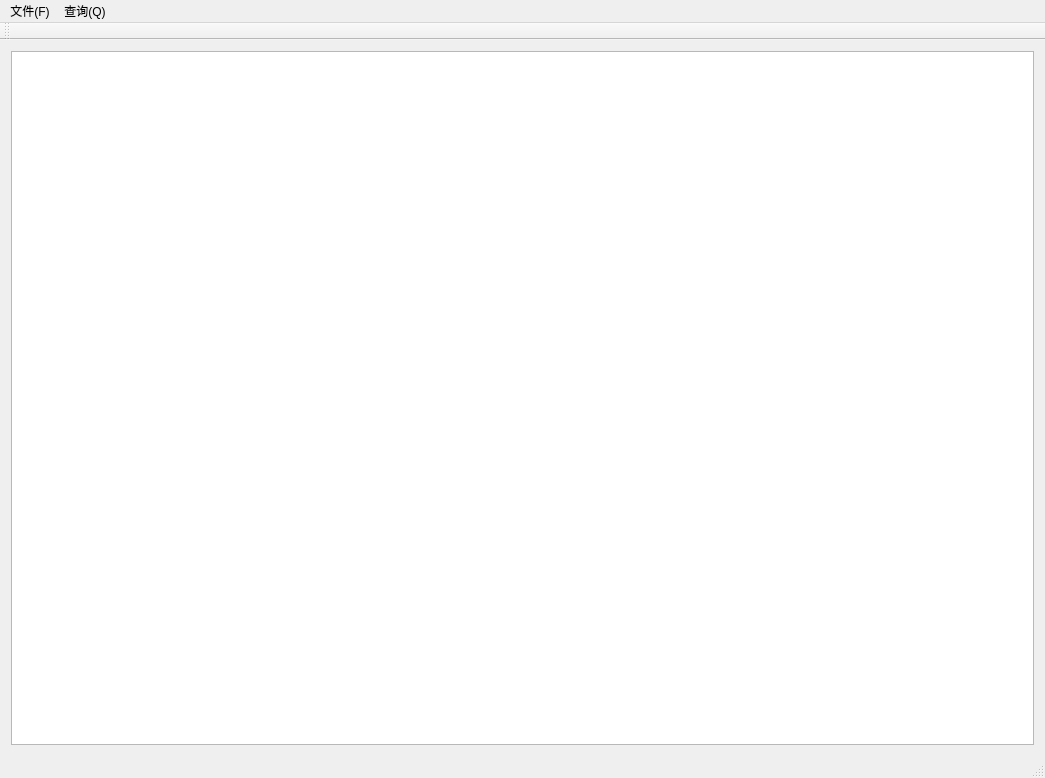
<?xml version="1.0" encoding="UTF-8"?>
<ui version="4.0">
 <class>twnltClass</class>
 <widget class="QMainWindow" name="twnltClass">
  <property name="geometry">
   <rect>
    <x>0</x>
    <y>0</y>
    <width>1045</width>
    <height>778</height>
   </rect>
  </property>
  <property name="maximumSize">
   <size>
    <width>1045</width>
    <height>790</height>
   </size>
  </property>
  <property name="windowTitle">
   <string>公交转乘</string>
  </property>
  <widget class="QWidget" name="centralWidget">
   <layout class="QVBoxLayout" name="verticalLayout">
    <item>
     <widget class="QGraphicsView" name="graphicsView">
      <property name="mouseTracking">
       <bool>true</bool>
      </property>
      <property name="autoFillBackground">
       <bool>false</bool>
      </property>
      <property name="styleSheet">
       <string notr="true">background-image: url(:/twnlt/华中科技大学周边地图.bmp);</string>
      </property>
     </widget>
    </item>
   </layout>
  </widget>
  <widget class="QMenuBar" name="menuBar">
   <property name="geometry">
    <rect>
     <x>0</x>
     <y>0</y>
     <width>1045</width>
     <height>23</height>
    </rect>
   </property>
   <widget class="QMenu" name="menu">
    <property name="title">
     <string>文件(F)</string>
    </property>
    <addaction name="action_open"/>
    <addaction name="action_exit"/>
   </widget>
   <widget class="QMenu" name="menu_Q">
    <property name="title">
     <string>查询(Q)</string>
    </property>
    <addaction name="action_zszc"/>
    <addaction name="action_zdjl"/>
   </widget>
   <addaction name="menu"/>
   <addaction name="menu_Q"/>
  </widget>
  <widget class="QToolBar" name="mainToolBar">
   <attribute name="toolBarArea">
    <enum>TopToolBarArea</enum>
   </attribute>
   <attribute name="toolBarBreak">
    <bool>false</bool>
   </attribute>
  </widget>
  <widget class="QStatusBar" name="statusBar"/>
  <action name="action_open">
   <property name="checkable">
    <bool>true</bool>
   </property>
   <property name="text">
    <string>读入地图</string>
   </property>
  </action>
  <action name="action_exit">
   <property name="checkable">
    <bool>true</bool>
   </property>
   <property name="text">
    <string>退出</string>
   </property>
  </action>
  <action name="action_zszc">
   <property name="checkable">
    <bool>true</bool>
   </property>
   <property name="text">
    <string>最少转乘</string>
   </property>
  </action>
  <action name="action_zdjl">
   <property name="checkable">
    <bool>true</bool>
   </property>
   <property name="text">
    <string>最短距离</string>
   </property>
  </action>
 </widget>
 <layoutdefault spacing="6" margin="11"/>
 <resources>
  <include location="twnlt.qrc"/>
 </resources>
 <connections>
  <connection>
   <sender>action_open</sender>
   <signal>triggered()</signal>
   <receiver>twnltClass</receiver>
   <slot>loadmap()</slot>
   <hints>
    <hint type="sourcelabel">
     <x>-1</x>
     <y>-1</y>
    </hint>
    <hint type="destinationlabel">
     <x>522</x>
     <y>388</y>
    </hint>
   </hints>
  </connection>
  <connection>
   <sender>action_exit</sender>
   <signal>triggered()</signal>
   <receiver>twnltClass</receiver>
   <slot>closewnd()</slot>
   <hints>
    <hint type="sourcelabel">
     <x>-1</x>
     <y>-1</y>
    </hint>
    <hint type="destinationlabel">
     <x>522</x>
     <y>388</y>
    </hint>
   </hints>
  </connection>
  <connection>
   <sender>action_zszc</sender>
   <signal>triggered()</signal>
   <receiver>twnltClass</receiver>
   <slot>zszc()</slot>
   <hints>
    <hint type="sourcelabel">
     <x>-1</x>
     <y>-1</y>
    </hint>
    <hint type="destinationlabel">
     <x>522</x>
     <y>388</y>
    </hint>
   </hints>
  </connection>
  <connection>
   <sender>action_zdjl</sender>
   <signal>triggered()</signal>
   <receiver>twnltClass</receiver>
   <slot>zdjl()</slot>
   <hints>
    <hint type="sourcelabel">
     <x>-1</x>
     <y>-1</y>
    </hint>
    <hint type="destinationlabel">
     <x>522</x>
     <y>388</y>
    </hint>
   </hints>
  </connection>
 </connections>
 <slots>
  <slot>zszc()</slot>
  <slot>zdjl()</slot>
  <slot>loadmap()</slot>
  <slot>closewnd()</slot>
 </slots>
</ui>
